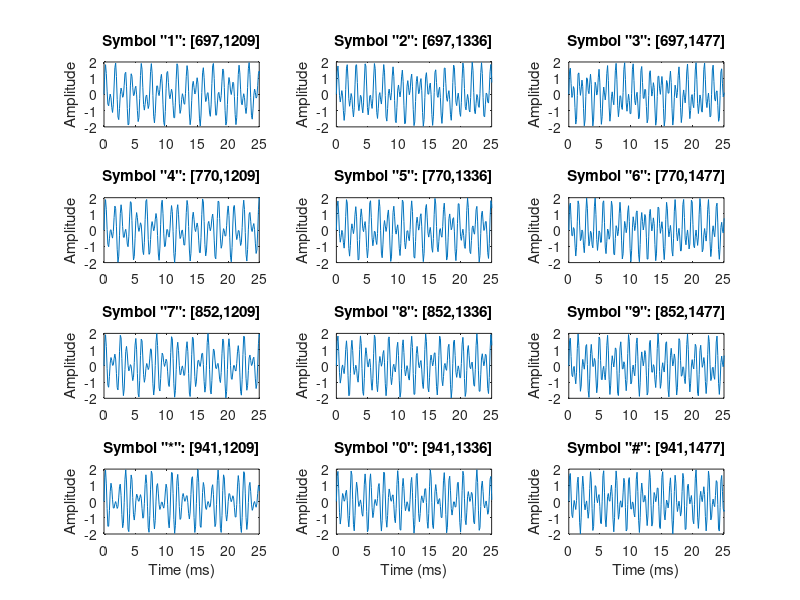
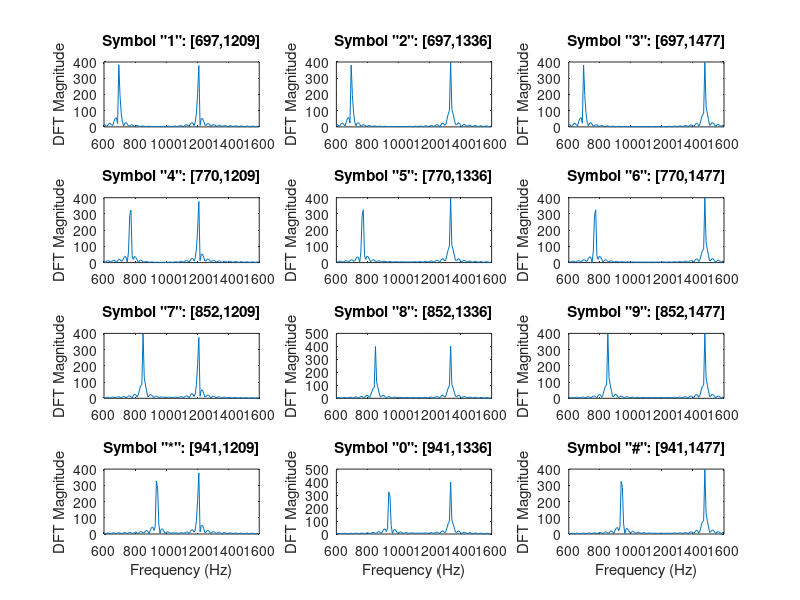

Write the MATLAB code that produced these figures, in order.
%% ECE 311 class demonstration, dual-tone multifrequency signal detection
% Chao Ma,
%

clear all;
close all;
clc;

fignum = 500;

%% Generate the twelve frequency pairs
symbol = ['1';'2';'3';'4';'5';'6';'7';'8';'9';'*';'0';'#'];
lfg = [697 770 852 941]; % Low frequency group
hfg = [1209 1336 1477];  % High frequency group
f  = [];
for c=1:4,
    for r=1:3,
        f = [ f [lfg(c);hfg(r)] ];
    end
end

%% Generate and visualize the DTMF tones
Fs  = 8000;       % Sampling frequency 8 kHz
N = 800;          % Tones of 100 ms
t   = (0:N-1)/Fs; % 800 samples at Fs

tones = zeros(N,size(f,2));
figure(fignum);
for toneChoice=1:12,
    % Generate tone
    tones(:,toneChoice) = sum(sin(f(:,toneChoice)*2*pi*t))';
    % Plot tone
    subplot(4,3,toneChoice),plot(t*1e3,tones(:,toneChoice));
    title(['Symbol "', symbol(toneChoice),'": [',num2str(f(1,toneChoice)),',',num2str(f(2,toneChoice)),']'])
    set(gca, 'Xlim', [0 25]);
    ylabel('Amplitude');
    if toneChoice>9, xlabel('Time (ms)'); end
end
set(gcf,'Color',[1,1,1]);
fignum = fignum + 1;

%% Spectra of the DTMF tone
Nfft = 1024;
figure(fignum);
faxis = Fs*(0:Nfft-1)/Nfft;
indf = find(faxis>600&faxis<1600);
for toneChoice=1:12,
    % Select tone
    tone=tones(:,toneChoice);
    % Estimate DFT using Goertzel
    ydft(:,toneChoice) = fft(tone,Nfft); % Goertzel use 1-based indexing
    % Plot magnitude of the DFT
    subplot(4,3,toneChoice),plot(faxis(indf),abs(ydft((indf),toneChoice)));
    title(['Symbol "', symbol(toneChoice),'": [',num2str(f(1,toneChoice)),',',num2str(f(2,toneChoice)),']'])
%     set(gca, 'XTick', estim_f, 'XTickLabel', estim_f, 'Xlim', [650 1550]);
    ylabel('DFT Magnitude');
    if toneChoice>9, xlabel('Frequency (Hz)'); end
end
set(gcf,'Color',[1,1,1]);
fignum = fignum + 1;
